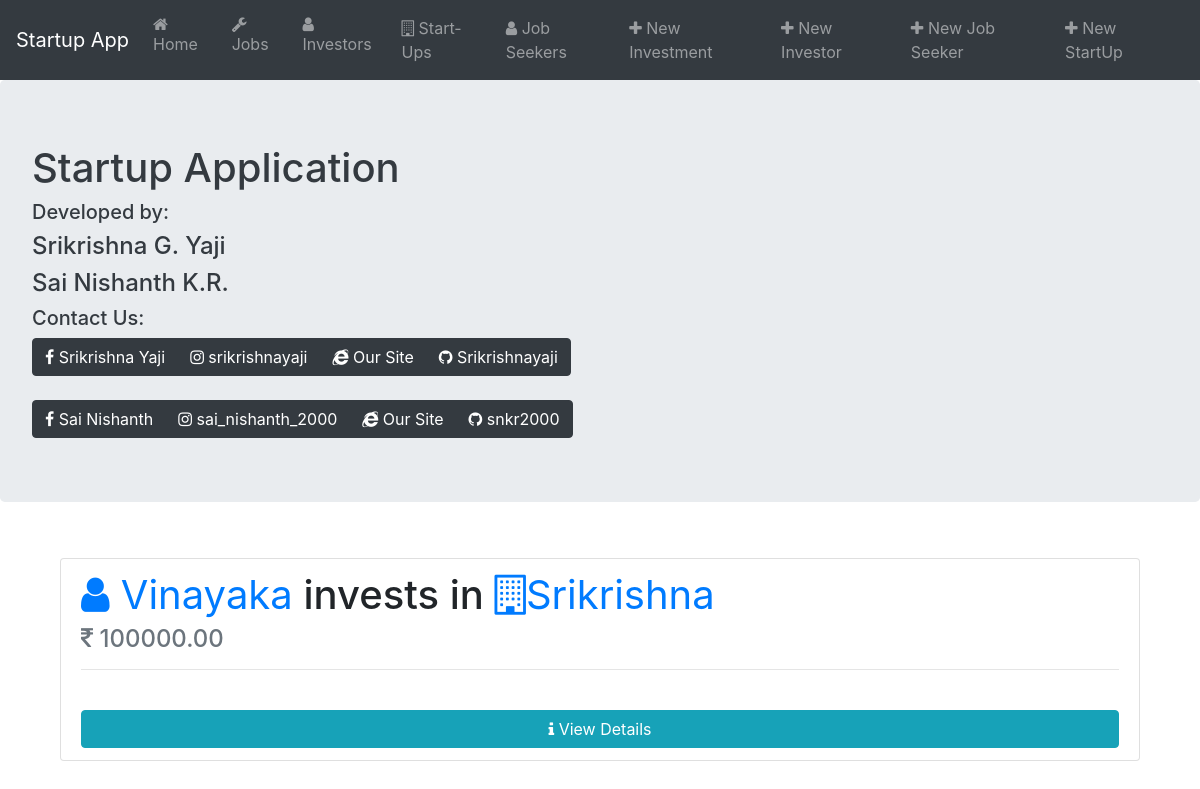
The page / on the database its author committed.
### startup_app/models.py (models this page shows, shortened)
class Investment_table(models.Model):
    start_up = models.ForeignKey(StartUps, on_delete = models.CASCADE)
    investor = models.ForeignKey(Investors, on_delete = models.CASCADE)
    amount_invested = models.DecimalField(max_digits = 20, decimal_places = 2)
    day_invested = models.DateTimeField(default = timezone.now)

class Investors(models.Model):
    name  = models.CharField(max_length = 1000)
    email = models.EmailField(max_length = 1000)
    about = models.TextField(default = '-')
    interested_fields = models.TextField()
    amount_to_invest  = models.DecimalField(max_digits = 20, decimal_places = 2)
    place = models.CharField(max_length = 500)
    website = models.CharField(max_length = 1000, default = '-')

class StartUps(models.Model):
    name      = models.CharField(max_length = 1000)
    siteurl   = models.CharField(max_length = 1000)
    location  = models.CharField(max_length = 1000)
    compEmail = models.EmailField(max_length = 1000)
    regID     = models.CharField(max_length = 500)
    about     = models.TextField(default = '-')

### startup_app/views.py (the view)
# urls.py: path('', views.InvestmentListView.as_view(), name = 'startup-home'),
class InvestmentListView(ListView):
    model = Investment_table
    template_name = "startup_app/home.html"
    context_object_name = 'itable'

### startup_app/templates/startup_app/home.html (shortened to what this page needs)
{% extends "startup_app/base.html" %}
{% block content %}
<br/>
<div class="container">
    {% for idata in itable %}
    <ul class="list-group">
      <li class="list-group-item">
      <div class="card border-0">
        <h1 class="card-title"><a href = "{% url 'investor-detail' idata.investor.id %}" class="btn-link"><span class="fa fa-user"></span> {{ idata.investor.name }}</a> invests in <a href = "{% url 'startup-detail' idata.start_up.id %}" class="btn-link"><span class="fa fa-building-o"></span>{{ idata.start_up.name }}</a></h1>
        <h4 class="card-subtitle text-muted"><span class="fa fa-inr"></span> {{idata.amount_invested}}</h4>
        <hr />
        <br />
        <a href = "{% url 'investment-detail' idata.id %}" class="btn btn-info"><span class="fa fa-info"></span>   View Details</a>
      </div>
      </li>
    </ul>
    {% endfor %}
    </div>
    <br/>
{% endblock content %}

### rows shown on the page
Investment_table: investor.name "Vinayaka", start_up.name "Srikrishna", amount_invested "100000.00"
